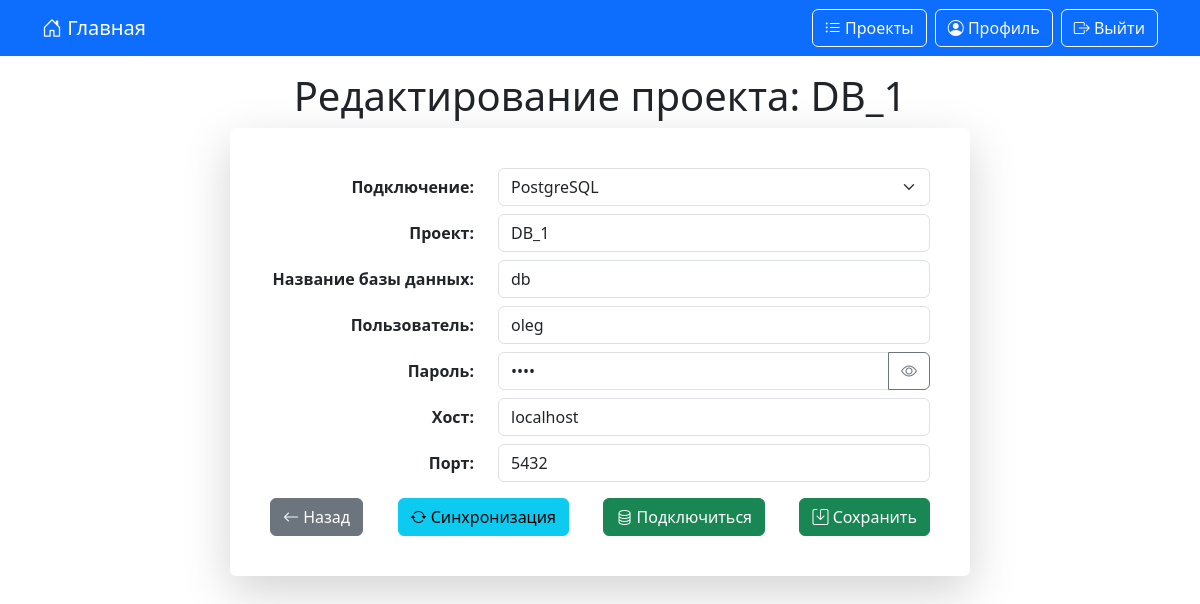
Page /project_edit/11/ (signed in) on the committed database.
### data_generator/models.py (models this page shows, shortened)
class DateStamp(models.Model):
    created = models.DateTimeField(verbose_name='Дата создания', auto_now_add=True)
    updated = models.DateTimeField(verbose_name='Дата изменения', auto_now=True)
    class Meta:
        abstract = True

class DataBaseUser(DateStamp):
    db_project = models.CharField(verbose_name="Проект", max_length=40, unique=True)
    db_name = models.CharField(verbose_name="Название базы данных", max_length=40)
    db_user = models.CharField(verbose_name="Пользователь", max_length=40)
    db_password = models.CharField(verbose_name="Пароль", max_length=40)
    db_host = models.CharField(verbose_name="Хост", max_length=255)
    db_port = models.CharField(verbose_name="Порт", max_length=8)
    user = models.ForeignKey(CustomUser, verbose_name="Пользователь", on_delete=models.CASCADE, related_name='data_base_user')
    data_base_name = models.ForeignKey(DataBaseName, verbose_name="Подключение", on_delete=models.CASCADE, related_name='data_base_name')
    class Meta:
        verbose_name = "Проект"
        verbose_name_plural = "Проекты"
        ordering = 'db_project',

### data_generator/views.py (the view)
# urls.py: path('project_edit/<int:pk>/', project_edit, name='projects_edit'),
@login_required
def project_edit(request, pk):
    app_settings = AppSettings.objects.first()
    connect_timeout = app_settings.connect_timeout_db if app_settings else 5
    database = get_object_or_404(DataBaseUser, pk=pk, user=request.user)
    if request.method == 'POST':
        form = DataBaseUserForm(request.POST, instance=database)
        if form.is_valid():
            old_password = DataBaseUser.objects.get(pk=pk).db_password
            db_obj = form.save(commit=False)
            if not form.cleaned_data.get('db_password'):
                db_obj.db_password = old_password
            db_obj.save()
            if 'check_connection' in request.POST:
                try:
                    connection = psycopg2.connect(
                        dbname=db_obj.db_name,
                        user=db_obj.db_user,
                        password=db_obj.db_password,
                        host=db_obj.db_host,
                        port=db_obj.db_port,
                        connect_timeout=connect_timeout,
                    )
                    connection.close()
                    messages.success(request, f"Успешное подключение к базе данных '{db_obj.db_name}'.")
                except psycopg2.OperationalError:
                    messages.warning(request, "Ошибка подключения! Проверьте настройки подключения.")
                except Exception as e:
                    messages.warning(request, f"Ошибка подключения: {str(e)}")
                form = DataBaseUserForm(instance=db_obj)
                form.fields['db_password'].initial = db_obj.db_password
                form.fields['db_password'].widget.attrs['value'] = db_obj.db_password
                return render(request, 'projects_edit.html', {'form': form, 'database': db_obj})
            messages.success(request, "Данные успешно сохранены.")
            return redirect(reverse('projects_edit', args=[db_obj.pk]))
        else:
            messages.warning(request, "Исправьте ошибки в форме.")
    else:
        form = DataBaseUserForm(instance=database)
        form.fields['db_password'].initial = database.db_password
        form.fields['db_password'].widget.attrs['value'] = database.db_password
    return render(request,
                  template_name='projects_edit.html',
                  context={
                      'form': form,
                      'database': database}
                  )

### data_generator/forms.py
class DataBaseUserForm(forms.ModelForm):
    class Meta:
        model = DataBaseUser
        fields = ('data_base_name', 'db_project', 'db_name', 'db_user', 'db_password', 'db_host', 'db_port')
        widgets = {
            'data_base_name': forms.Select(attrs={'class': 'form-select', 'id': 'id_data_base_name'}),
            'db_project': forms.TextInput(attrs={'class': 'form-control'}),
            'db_name': forms.TextInput(attrs={'class': 'form-control'}),
            'db_user': forms.TextInput(attrs={'class': 'form-control'}),
            'db_password': forms.PasswordInput(attrs={'class': 'form-control', 'id': 'id_db_password'}, render_value=True),
            'db_host': forms.TextInput(attrs={'class': 'form-control'}),
            'db_port': forms.NumberInput(attrs={'class': 'form-control'}),
        }
    def __init__(self, *args, **kwargs):
        super().__init__(*args, **kwargs)
        self.fields['data_base_name'].empty_label = '— Выберите подключение —'

### data_generator/models.py (called while the page is built)
    def __str__(self):
        return self.name

### templates/projects_edit.html (shortened to what this page needs)
{% extends 'base.html' %}
{% load static %}
{% block content %}
    <h1 class="text-center mb-2">Редактирование проекта: {{ database.db_project }}</h1>
    <div class="card shadow-lg border-0 mx-auto p-4 panel-input">
        <div class="card-body">
            <form method="post" class="needs-validation" novalidate>
                <div class="row mb-2">
                    <label for="id_data_base_name" class="col-sm-4 col-form-label text-end"><strong>Подключение:</strong></label>
                    <div class="col-sm-8">
                        {{ form.data_base_name }}
                    </div>
                </div>
                <div class="row mb-2">
                    <label for="id_db_project" class="col-sm-4 col-form-label text-end"><strong>Проект:</strong></label>
                    <div class="col-sm-8">
                        {{ form.db_project }}
                    </div>
                </div>
                <div class="row mb-2">
                    <label for="id_db_name" class="col-sm-4 col-form-label text-end"><strong>Название базы данных:</strong></label>
                    <div class="col-sm-8">
                        {{ form.db_name }}
                    </div>
                </div>
                <div class="row mb-2">
                    <label for="id_db_user" class="col-sm-4 col-form-label text-end"><strong>Пользователь:</strong></label>
                    <div class="col-sm-8">
                        {{ form.db_user }}
                    </div>
                </div>
                <div class="row mb-2">
                    <label for="id_db_password" class="col-sm-4 col-form-label text-end"><strong>Пароль:</strong> </label>
                    <div class="col-sm-8">
                        <div class="input-group">
                            {{ form.db_password }}
                            <button type="button" class="btn btn-outline-secondary" id="toggleDbPasswordEdit" tabindex="-1" aria-label="Показать/скрыть пароль"><i class="bi bi-eye"></i></button>
                        </div>
                    </div>
                </div>
                <div class="row mb-2">
                    <label for="id_db_host" class="col-sm-4 col-form-label text-end"><strong>Хост:</strong></label>
                    <div class="col-sm-8">
                        {{ form.db_host }}
                    </div>
                </div>
                <div class="row mb-2">
                    <label for="id_db_port" class="col-sm-4 col-form-label text-end"><strong>Порт:</strong></label>
                    <div class="col-sm-8">
                        {{ form.db_port }}
                    </div>
                </div>
                <div class="mt-3 d-flex justify-content-between">
                    <a href="{% url 'projects' %}" class="btn btn-secondary"><i class="bi bi-arrow-left"></i> Назад</a>
                    <button type="submit" name="check_connection" value="true" class="btn btn-info"><i class="bi bi-arrow-repeat"></i> Синхронизация</button>
                    <a href="#" class="btn btn-success"><i class="bi bi-database"></i> Подключиться</a>
                    <button type="submit" class="btn btn-success"><i class="bi bi-save"></i> Сохранить</button>
                </div>
            </form>
        </div>
    </div>
{% endblock %}

### static/css/style.css (style rules this page uses)
.panel-input { max-width: 740px }

### rows in the picture
DataBaseUser: db_project "DB_1", data_base_name "PostgreSQL", db_name "db", db_user "oleg", db_host "localhost", db_port "5432"
